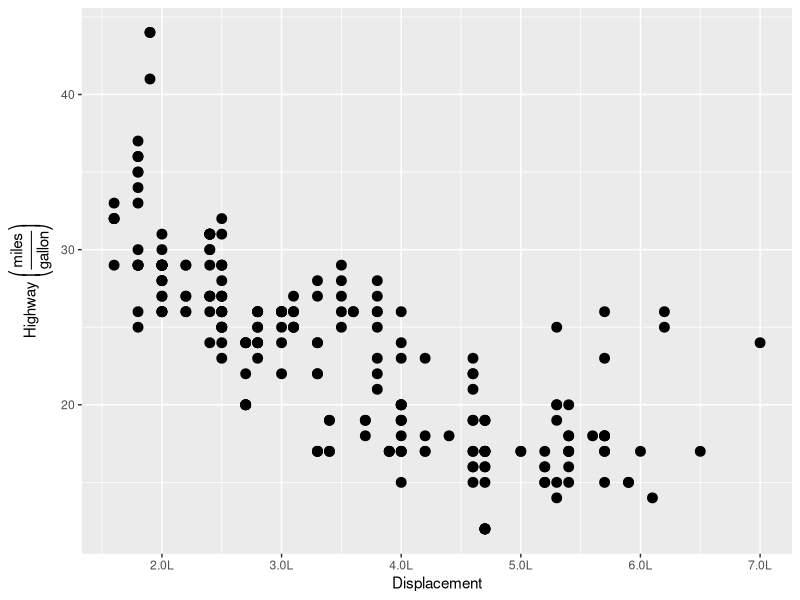
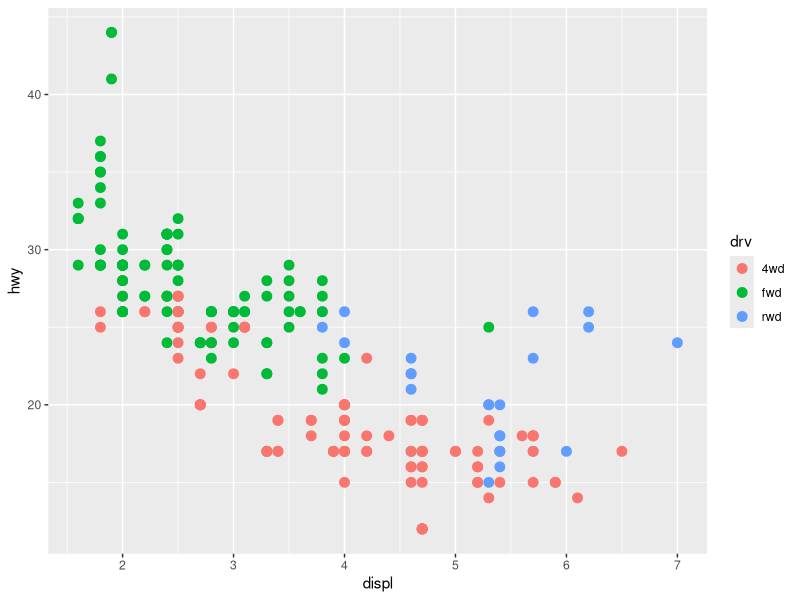
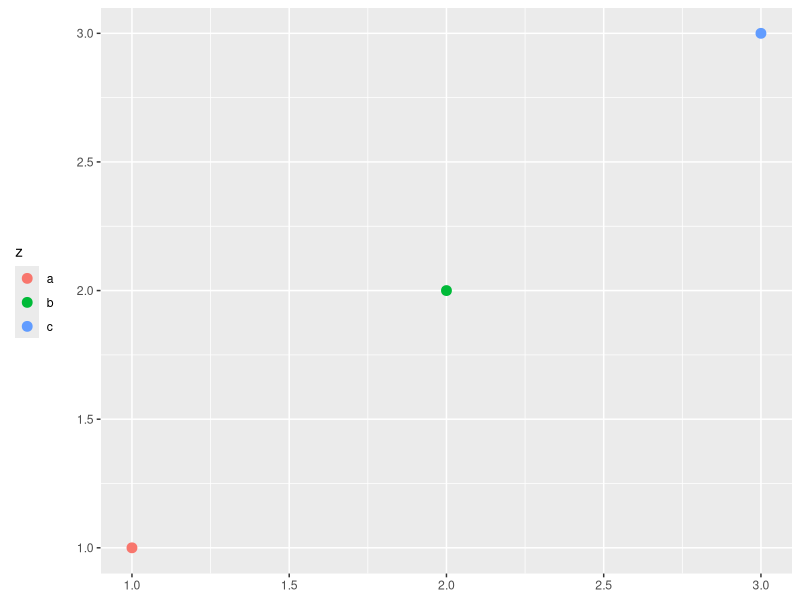
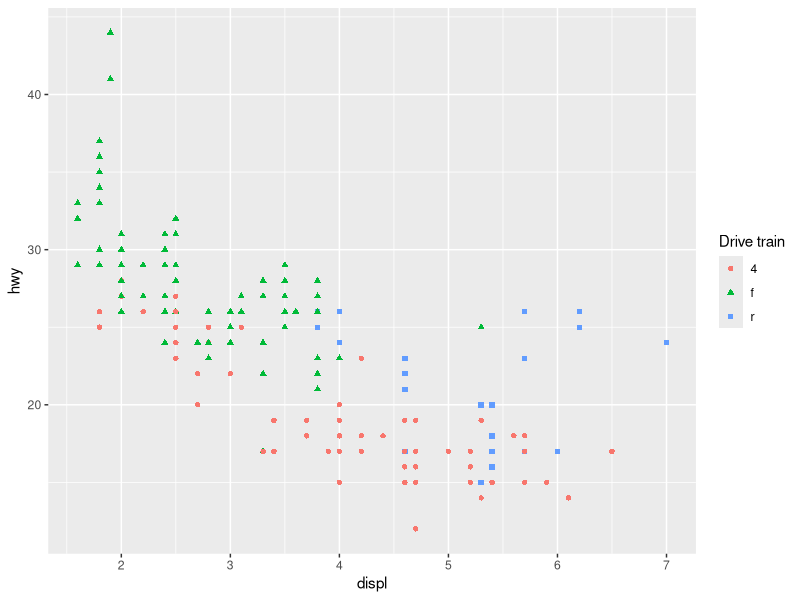
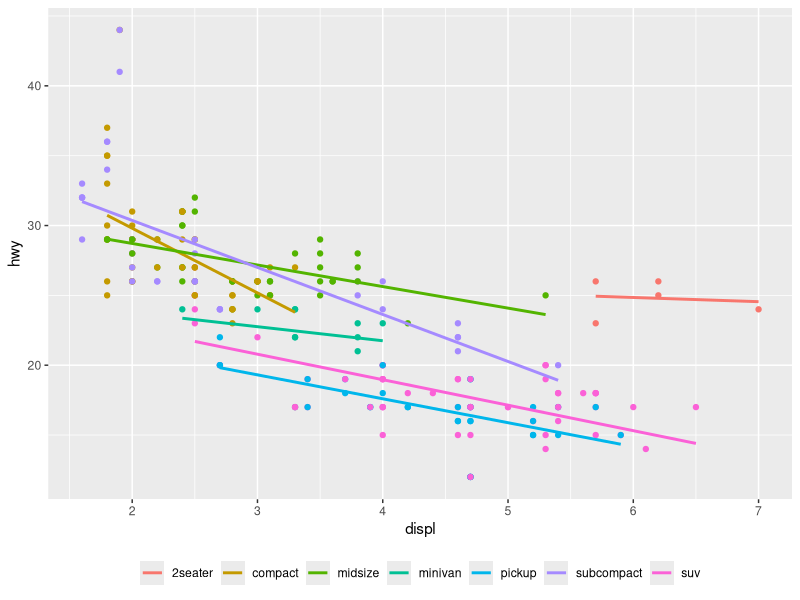

Reproduce these figures in R, in order.
## ---- chunk 1
library(ggplot2)
library(tidyverse)
## ---- chunk 2
head(mpg)
## ---- chunk 3
mpg %>% ggplot(aes(displ, hwy)) + 
  geom_point(size = 3) + 
  scale_x_continuous("Displacement", 
                     labels = scales::unit_format(accuracy = .1, 
                     suffix = "L")) + 
  scale_y_continuous(expression(paste("Highway ", bgroup("(", frac(miles, gallon), ")"))))
## ---- chunk 4
mpg %>% ggplot(aes(displ, hwy, color = drv)) + 
  geom_point(size = 3) + 
  scale_color_discrete(labels = c('4wd', 'fwd', 'rwd'))
## ---- chunk 5
df <- data.frame(x = 1:3, y = 1:3, z = c("a", "b", "c"))
base <- ggplot(df, aes(x, y)) + 
  geom_point(aes(colour = z), size = 3) + 
  xlab(NULL) + 
  ylab(NULL)

base + theme(legend.position = "left")
## ---- chunk 6
ggplot(mpg, aes(displ, hwy)) + 
  geom_point(aes(colour = drv, shape = drv)) + 
  scale_colour_discrete("Drive train") + 
  scale_shape_discrete("Drive train")
## ---- chunk 7
ggplot(mpg, aes(displ, hwy, color = class)) + 
  geom_point(show.legend = FALSE) + 
  geom_smooth(method = lm, se = FALSE) + 
  scale_color_discrete(name = NULL) +
  theme(legend.position = "bottom") +
  guides(color = guide_legend(nrow = 1))

